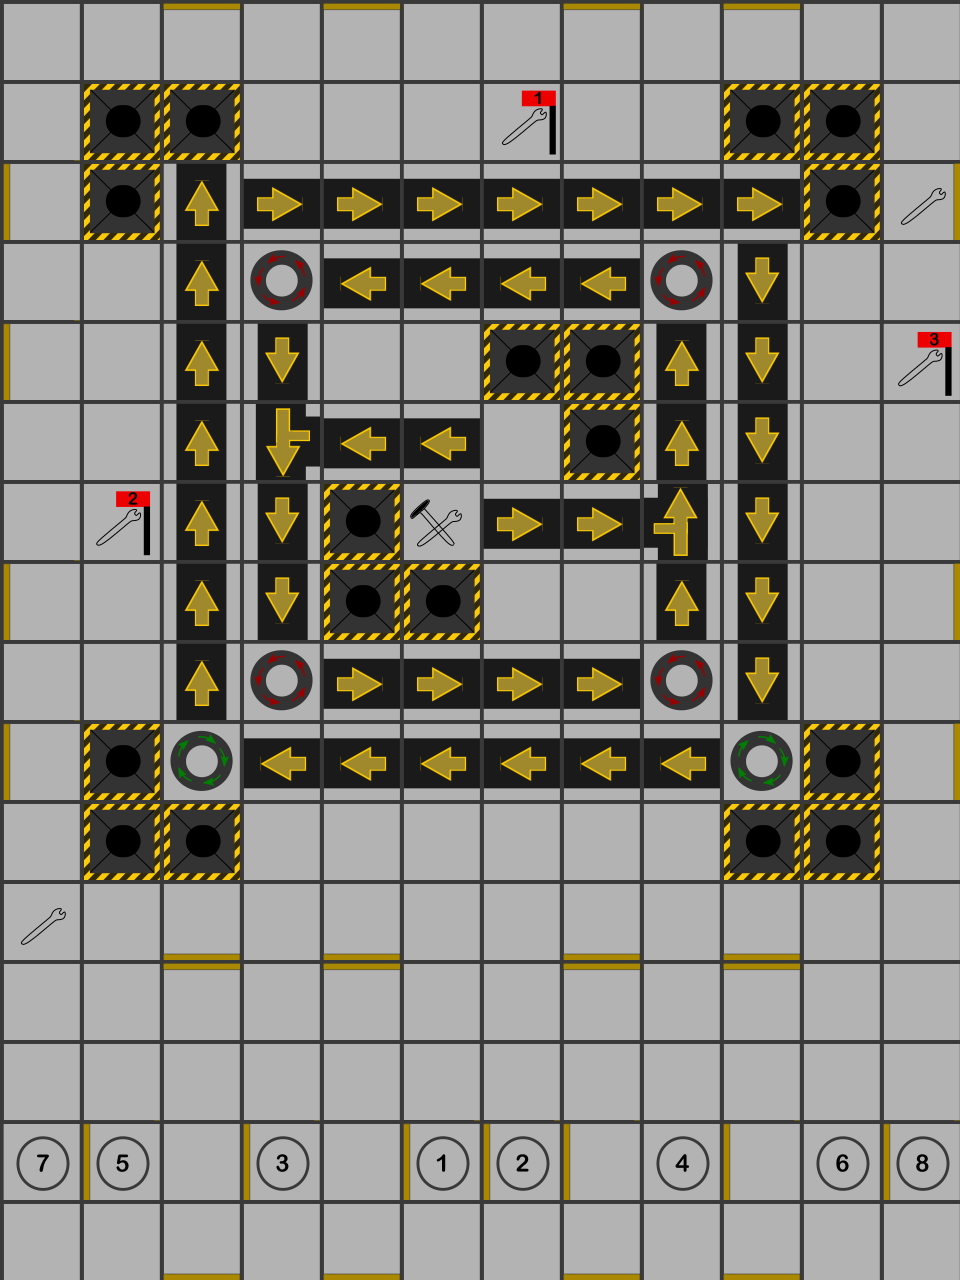

The image is a tile-based game level rendered from a .tmx file. Its description and complete source (layers, tilesets, objects, tile grids) follow:
An orthogonal 12x16 tile map with 80x80 px tiles, 6 tile layers (boardElements, lasers, wallsWEST, wallsSOUTH, ...).

<map version="1.2" tiledversion="1.2.3" orientation="orthogonal" renderorder="right-down" width="12" height="16" tilewidth="80" tileheight="80" infinite="0" nextlayerid="7" nextobjectid="1">
 <tileset firstgid="1" source="tileProperties.tsx" />
 <layer id="1" name="boardElements" width="12" height="16">
  <data encoding="csv">
22,22,22,22,22,22,22,22,22,22,22,22,
22,22,22,22,22,22,22,22,22,22,22,22,
22,22,22,22,22,22,22,22,22,22,22,0,
22,22,22,4,11,11,11,11,4,22,22,22,
22,22,22,2,22,22,3,3,1,22,22,22,
22,22,22,73,11,11,22,3,1,22,22,22,
22,22,22,2,3,21,10,10,83,22,22,22,
22,22,22,2,3,3,22,22,1,22,22,22,
22,22,1,4,10,10,10,10,4,2,22,22,
22,3,13,11,11,11,11,11,11,13,3,22,
22,3,3,22,22,22,22,22,22,3,3,22,
12,22,22,22,22,22,22,22,22,22,22,22,
22,22,22,22,22,22,22,22,22,22,22,22,
22,22,22,22,22,22,22,22,22,22,22,22,
97,88,22,79,22,70,71,22,94,22,89,98,
22,22,22,22,22,22,22,22,22,22,22,22
</data>
 </layer>
 <layer id="6" name="lasers" width="12" height="16">
  <data encoding="csv">
0,0,0,0,0,0,0,0,0,0,0,0,
0,3,3,0,0,0,0,0,0,3,3,0,
0,3,1,10,10,10,10,10,10,10,3,12,
0,0,1,0,0,0,0,0,0,2,0,0,
0,0,1,0,0,0,0,0,0,2,0,0,
0,0,1,0,0,0,0,0,0,2,0,0,
0,0,1,0,0,0,0,0,0,2,0,0,
0,0,1,0,0,0,0,0,0,2,0,0,
0,0,0,0,0,0,0,0,0,0,0,0,
0,0,0,0,0,0,0,0,0,0,0,0,
0,0,0,0,0,0,0,0,0,0,0,0,
0,0,0,0,0,0,0,0,0,0,0,0,
0,0,0,0,0,0,0,0,0,0,0,0,
0,0,0,0,0,0,0,0,0,0,0,0,
0,0,0,0,0,0,0,0,0,0,0,0,
0,0,0,0,0,0,0,0,0,0,0,0
</data>
 </layer>
 <layer id="2" name="wallsWEST" width="12" height="16">
  <data encoding="csv">
0,0,0,0,0,0,0,0,0,0,0,0,
0,0,0,0,0,0,30,0,0,0,0,0,
44,0,0,0,0,0,0,0,0,0,0,0,
0,0,0,0,0,0,0,0,0,0,0,0,
44,0,0,0,0,0,0,0,0,0,0,39,
0,0,0,0,0,0,0,0,0,0,0,0,
0,31,0,0,0,0,0,0,0,0,0,0,
44,0,0,0,0,0,0,0,0,0,0,0,
0,0,0,0,0,0,0,0,0,0,0,0,
44,0,0,0,0,0,0,0,0,0,0,0,
0,0,0,0,0,0,0,0,0,0,0,0,
0,0,0,0,0,0,0,0,0,0,0,0,
0,0,0,0,0,0,0,0,0,0,0,0,
0,0,0,0,0,0,0,0,0,0,0,0,
0,0,0,0,0,0,0,0,103,0,0,0,
0,0,0,0,0,0,0,0,0,0,0,0
</data>
 </layer>
 <layer id="3" name="wallsSOUTH" width="12" height="16">
  <data encoding="csv">
0,0,0,0,0,0,0,0,0,0,0,0,
0,0,0,0,0,0,0,0,0,0,0,0,
0,0,0,0,0,0,0,0,0,0,0,0,
0,0,0,0,0,0,0,0,0,0,0,0,
0,0,0,0,0,0,0,0,0,0,0,0,
0,0,0,0,0,0,0,0,0,0,0,0,
0,0,0,0,0,0,0,0,0,0,0,0,
0,0,0,0,0,0,0,0,0,0,0,0,
0,0,0,0,0,0,0,0,0,0,0,0,
0,0,0,0,0,0,0,0,0,0,0,0,
0,0,0,0,0,0,0,0,0,0,0,0,
0,0,0,0,0,0,0,0,0,0,0,0,
0,0,8,0,8,0,0,8,0,8,0,0,
0,0,0,0,0,0,0,0,0,0,0,0,
0,44,0,44,0,44,44,0,44,0,0,44,
0,0,17,0,17,0,0,17,0,17,0,0
</data>
 </layer>
 <layer id="4" name="wallsEAST" width="12" height="16">
  <data encoding="csv">
0,0,0,0,0,0,0,0,0,0,0,0,
0,0,0,0,0,0,0,0,0,0,0,0,
0,0,0,0,0,0,0,0,0,0,0,0,
0,0,0,0,0,0,0,0,0,0,0,0,
0,0,0,0,0,0,0,0,0,0,0,0,
0,0,0,0,0,0,0,0,0,0,0,0,
0,0,0,0,0,0,0,0,0,0,0,0,
0,0,0,0,0,0,0,0,0,0,0,0,
0,0,0,0,0,0,0,0,0,0,0,0,
0,0,0,0,0,0,0,0,0,0,0,0,
0,0,0,0,0,0,0,0,0,0,0,0,
0,0,0,0,0,0,0,0,0,0,0,0,
0,0,0,0,0,0,0,0,0,0,0,0,
0,0,0,0,0,0,0,0,0,0,0,0,
0,0,0,0,0,0,0,44,80,44,0,0,
0,0,0,0,0,0,0,0,0,0,0,0
</data>
 </layer>
 <layer id="5" name="wallsNORTH" width="12" height="16">
  <data encoding="csv">
0,0,8,0,8,0,0,8,0,8,0,0,
0,0,0,0,0,0,0,0,0,0,0,0,
0,0,0,0,0,0,0,0,0,0,0,35,
0,0,0,0,0,0,0,0,0,0,0,0,
0,0,0,0,0,0,0,0,0,0,0,0,
0,0,0,0,0,0,0,0,0,0,0,0,
0,0,0,0,0,0,0,0,0,0,0,0,
0,0,0,0,0,0,0,0,0,0,0,35,
0,0,0,0,0,0,0,0,0,0,0,0,
0,0,0,0,0,0,0,0,0,0,0,35,
0,0,0,0,0,0,0,0,0,0,0,0,
0,0,17,0,17,0,0,17,0,17,0,0,
0,0,0,0,0,0,0,0,0,0,0,0,
0,0,0,0,0,0,0,0,0,0,0,0,
0,0,0,0,0,0,0,0,0,0,0,0,
0,0,0,0,0,0,0,0,0,0,0,0
</data>
 </layer>
</map>
